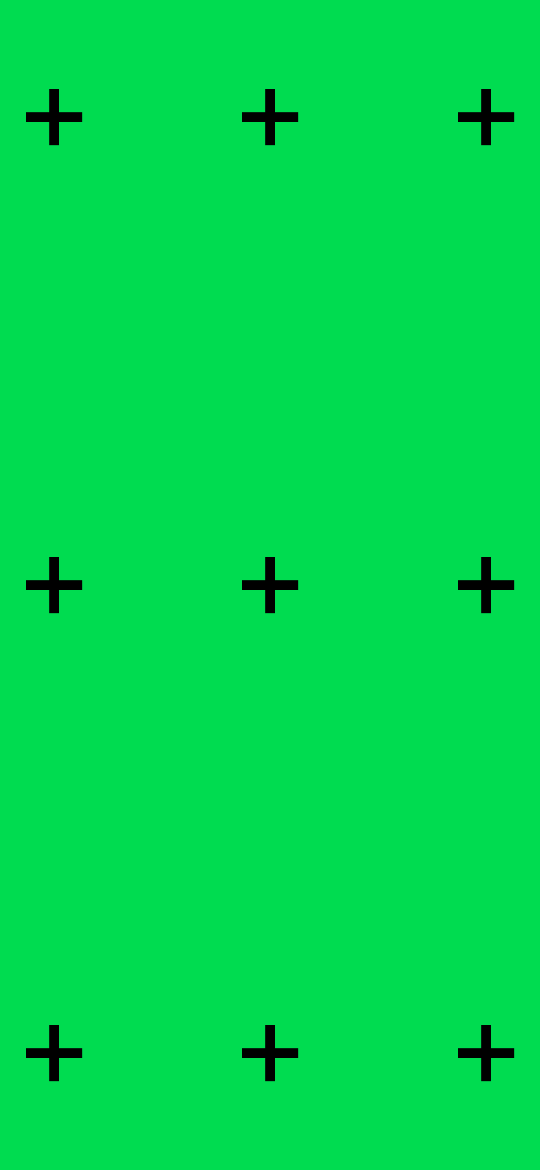
#> input picture plugins/ugc-video-ads/skills/ugc-video-ads/assets/tracker-green-3x3.png, 1080 x 2340 px (shown at 1/2 size)
$ python -i green_screen.py   (imports and definitions only)
#> lines starting #> are read from the running program, lines starting #| are printed output that depends on the picture; after the words box and inside, x2 and y2 are one past the last pixel; in counts of white or black regions, pixels touching at a corner belong together
#> further down, picture is the input picture: shape (2340, 1080, 3); mean B, G, R 78.9, 216.8, 0
#!/usr/bin/env python3
"""Marker-assisted planar tracking + green-screen screen replacement (deterministic CV).

Drop a replacement image/video into a phone/device GREEN SCREEN, tracked per frame
and warped in with a homography, so it sticks to a handheld device and anything in
front of the screen (a finger, a hand) stays untouched.

Best results when the green screen carries small black "+" CROSSHAIR tracking markers
in a regular 2x3 grid (the way VFX artists mark a screen): they are detected every
frame and give a drift-free, sub-pixel, rock-stable track. With no markers it still
works, falling back to the green-screen quad.

Pipeline
--------
1. Per frame: green key -> screen quad; detect the black "+" markers (sub-pixel).
2. Calibrate the screen rectangle in a canonical 2x3 marker-lattice space (median over
   many frames -> immune to single-frame noise; the rectangle is forced axis-aligned to
   the lattice so notch/rounded-corner quad noise can't inject a constant tilt).
3. Per frame: match markers to the lattice, fit a homography lattice->image and map the
   screen rect through it. When the matched markers span the screen they define it alone;
   a partial set is FUSED with the green quad (quad pins the extent, markers refine the
   interior -> no extrapolation shear). Fall back to the green quad when <4 markers match.
4. Stabilise: decompose the 4 corners into position / rotation / uniform-scale (Procrustes)
   + perspective residual and zero-phase smooth each channel (scale & rotation hardest).
5. Composite: warp the replacement onto the screen (Lanczos) and key the REAL green out on
   top (tracking-independent matte) so the bezel and fingers occlude the insert. Where the
   marker track is low-confidence, the screen is keyed to BLACK (no risk of a misaligned
   insert), crossfading in/out. Despill + feather the edge. Mux the original audio.

Usage
-----
  python3 green_screen.py --video clip.mp4 --image app-ui.png --out out.mp4
  python3 green_screen.py --video clip.mp4 --screen app-demo.mp4 --out out.mp4
  # inspect tracking (green=full-marker, yellow=partial, orange=quad-fallback, red=hold):
  python3 green_screen.py --video clip.mp4 --image app.png --out out.mp4 --debug dbg.mp4
  # show the (possibly misaligned) insert everywhere instead of blacking low-conf frames:
  python3 green_screen.py --video clip.mp4 --image app.png --out out.mp4 --low-conf ui
"""
import argparse
import os
import sys
import tempfile

import cv2
import numpy as np

sys.path.insert(0, os.path.dirname(os.path.abspath(__file__)))
import _common as C  # noqa: E402


# ============================ detection ============================
def green_mask(bgr, hue=(35, 90), smin=40, vmin=40):
    """Denoised green key (median on chroma so block noise doesn't punch holes)."""
#> called with hue = (35, 90), smin = 40, vmin = 40
    ycc = cv2.cvtColor(bgr, cv2.COLOR_BGR2YCrCb)
#> ycc: shape (2340, 1080, 3); mean of channels 0, 1, 2 136, 31.4, 95.5
    ycc[:, :, 1] = cv2.medianBlur(ycc[:, :, 1], 3)
#> ycc: shape (2340, 1080, 3); mean of channels 0, 1, 2 136, 31.4, 95.5
    ycc[:, :, 2] = cv2.medianBlur(ycc[:, :, 2], 3)
#> ycc: shape (2340, 1080, 3); mean of channels 0, 1, 2 136, 31.4, 95.5
    hsv = cv2.cvtColor(cv2.cvtColor(ycc, cv2.COLOR_YCrCb2BGR), cv2.COLOR_BGR2HSV)
#> hsv: shape (2340, 1080, 3); mean H, S, V 70, 250.5, 215.9
    return cv2.inRange(hsv, (hue[0], smin, vmin), (hue[1], 255, 255))
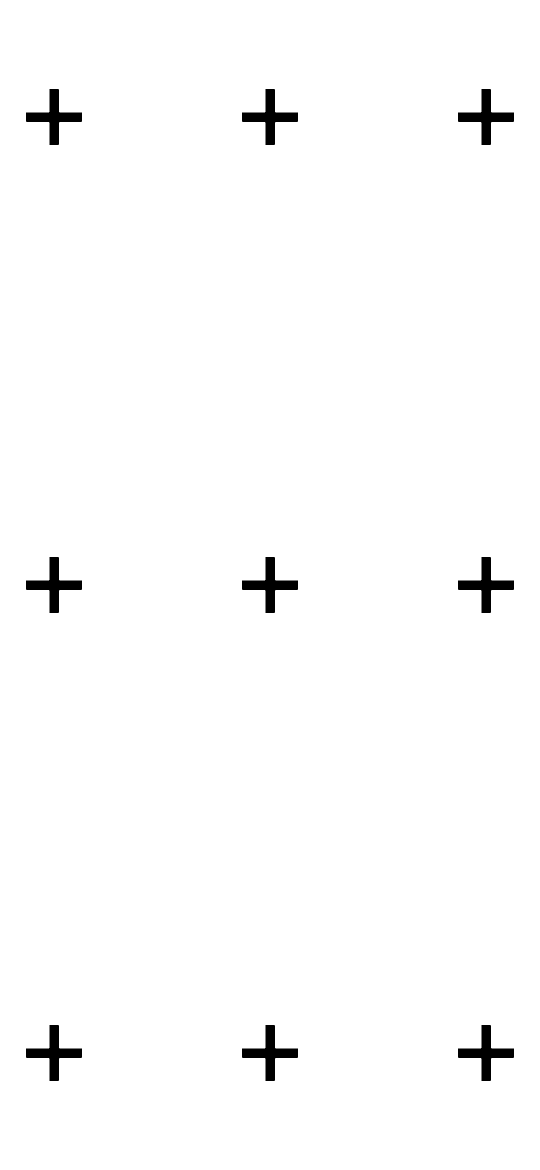
#> returned value: shape (2340, 1080) (shown at 1/2 size); 98.6% white; 9 black regions, largest, box (x1, y1, x2, y2) and area: (52, 178, 164, 290) 3895, (484, 178, 596, 290) 3895, (916, 178, 1028, 290) 3895


# [145 lines left out: functions fill_small_holes, screen_matte, order_quad, screen_quad_and_filled, detect_markers, not called in this run]


# ============================ marker grid ============================
# The markers form a regular nx-by-ny grid (e.g. 2x3 portrait, 3x2 landscape, 2x2).
# Nothing is hardcoded — the grid dims AND the canonical marker positions (in the
# screen's unit square) are auto-detected per clip in main(), so any orientation /
# inset / marker count works. The screen rectangle IS the unit square [0,1]x[0,1].
UNIT = np.array([[0, 0], [1, 0], [1, 1], [0, 1]], np.float32)   # screen corners TL,TR,BR,BL


# [65 lines left out: functions match_lattice, _smooth, stabilise, not called in this run]


# ============================ compositing helpers ============================
def expand(quad, f):
    ctr = quad.mean(0); return (ctr + (quad - ctr) * f).astype(np.float32)


# [420 lines left out: functions cover_crop, main, not called in this run]


# [2 lines not run here, left out]

>>> import cv2
>>> picture = cv2.imread('../assets/tracker-green-3x3.png')
>>> result = green_mask(picture)
